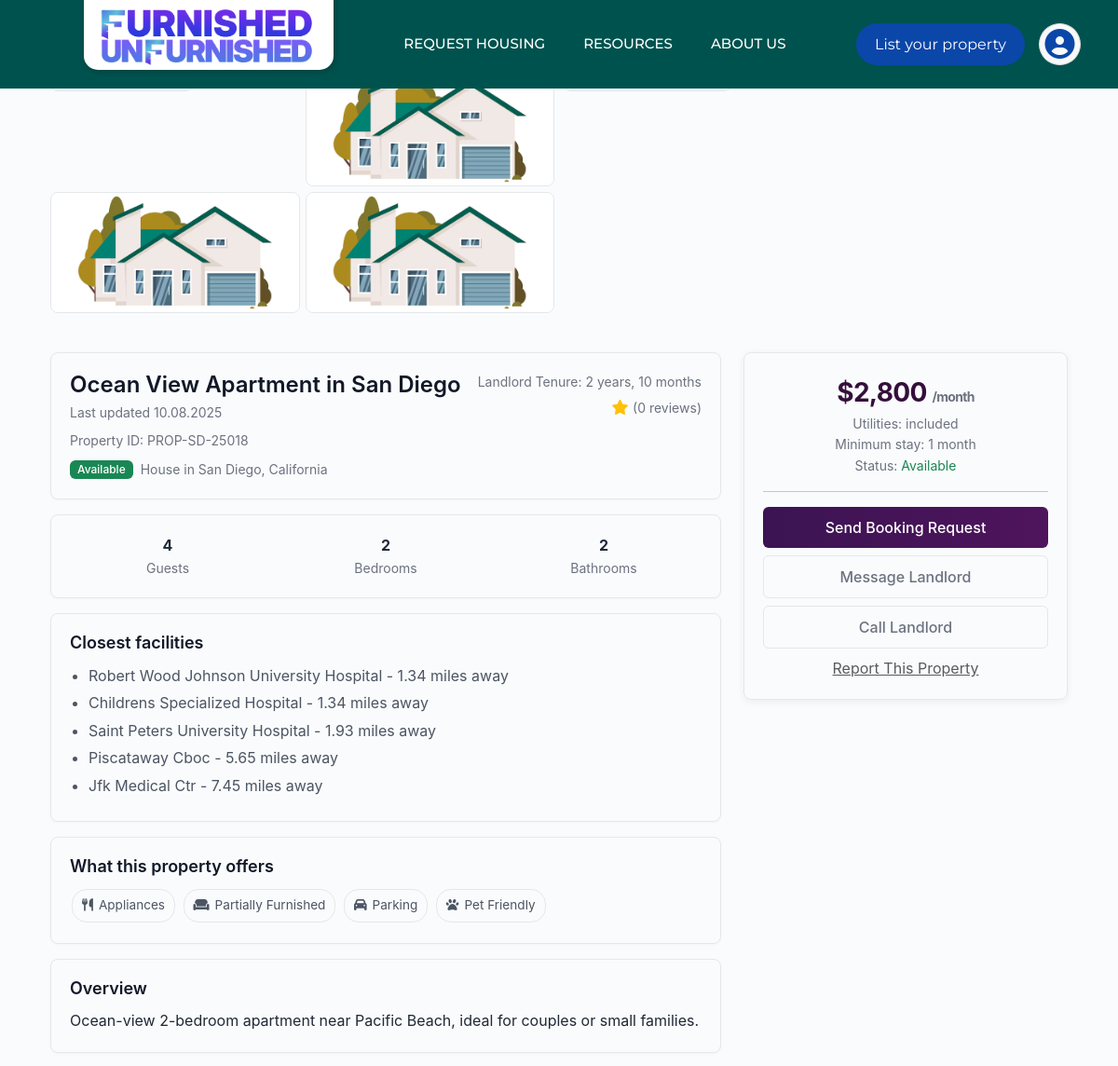
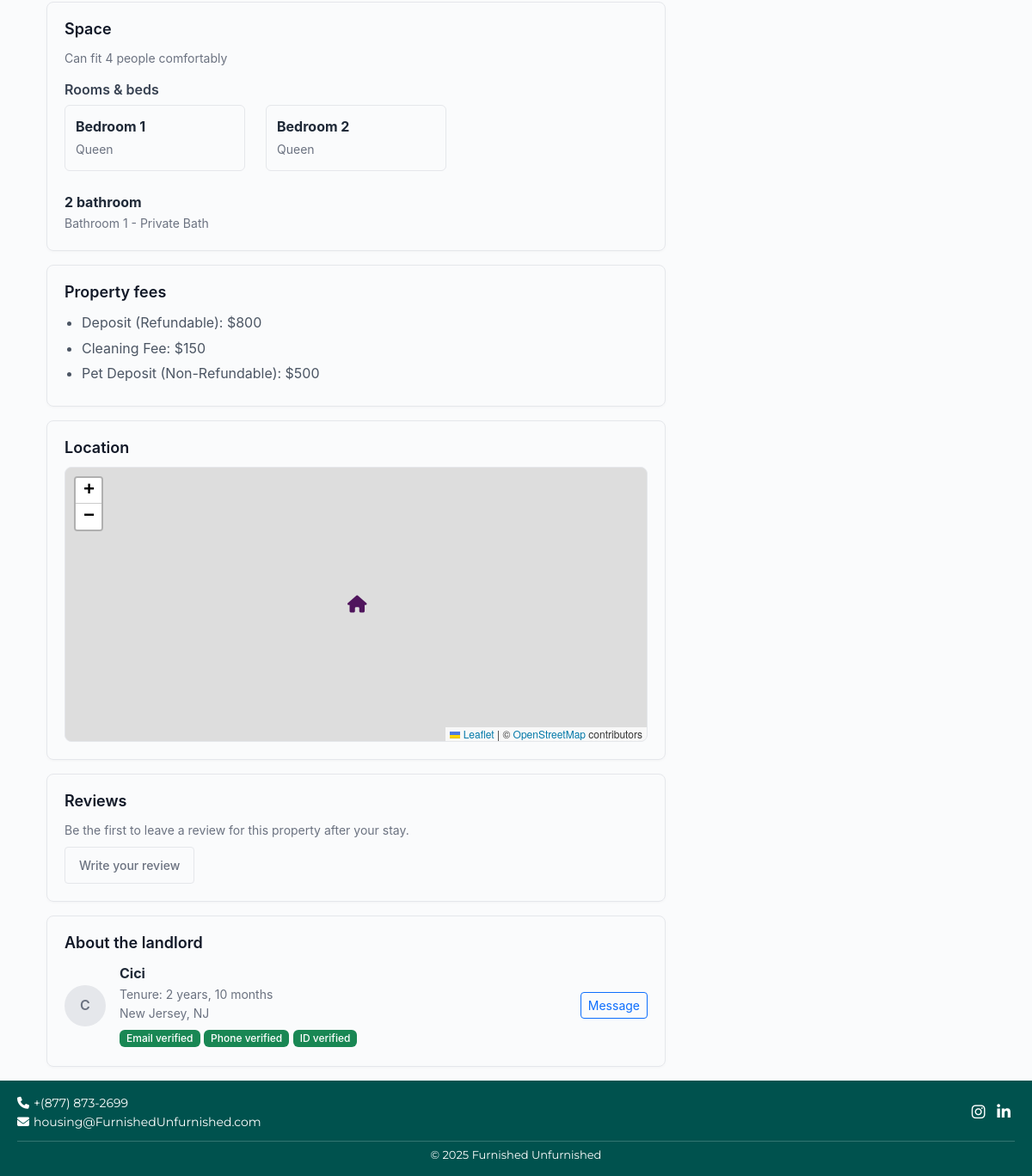
Screenshot of /view_property.php?property_code=PROP-SD-25018 with the database file from the repository (2 pictures, top to bottom).
### tables this page shows
CREATE TABLE `property` (
  `intake_id` int(11) NOT NULL,
  `account_number` varchar(50) NOT NULL,
  `street` varchar(255) DEFAULT NULL,
  `barangay` varchar(255) DEFAULT NULL,
  `city` varchar(255) DEFAULT NULL,
  `province` varchar(255) DEFAULT NULL,
  `postal_code` varchar(20) DEFAULT NULL,
  `beds` int(11) DEFAULT 0,
  `baths` int(11) DEFAULT 0,
  `bedrooms` int(12) DEFAULT NULL,
  `guests` int(12) DEFAULT NULL,
  `levels` int(11) DEFAULT 1,
  `property_type` varchar(100) DEFAULT NULL,
  `place_access_type` enum('Entire place','Private room','Shared room') DEFAULT NULL,
  `available_on` date DEFAULT NULL,
  `casita_inlaw_suite` enum('Yes','No') DEFAULT 'No',
  `furnishing` enum('Fully Furnished','Partially Furnished','Unfurnished') DEFAULT NULL,
  `bed_sizes` varchar(255) DEFAULT NULL,
  `insurance_provides_kitchenwares` enum('Yes','No') DEFAULT 'No',
  `appliances` varchar(255) DEFAULT NULL,
  `parking_spaces` int(11) DEFAULT 0,
  `parking_description` varchar(255) DEFAULT NULL,
  `utilities` longtext DEFAULT NULL CHECK (json_valid(`utilities`)),
  `pets_allowed` enum('Yes','No','Maybe') DEFAULT NULL,
  `monthly_rent` decimal(10,2) DEFAULT NULL,
  `security_deposit` decimal(10,2) DEFAULT NULL,
  `move_in_fees` enum('Cleaning Fee','Pet Fee','Other') DEFAULT NULL,
  `application_needed` enum('Yes','No') DEFAULT 'No',
  `renters_insurance_required` enum('Yes','No') DEFAULT 'No',
  `application_fee` decimal(10,2) DEFAULT NULL,
  `ntv_days` int(11) DEFAULT 30,
  `description` text DEFAULT NULL,
  `date_created` timestamp NOT NULL DEFAULT current_timestamp(),
  `property_code` varchar(25) NOT NULL,
  `latitude` decimal(10,8) DEFAULT NULL,
  `longitude` decimal(11,8) DEFAULT NULL,
  `property_title` varchar(255) NOT NULL,
  `is_approve` tinyint(1) DEFAULT 0
);

### view_property.php (the view, shortened to what this page needs)
<?php
include "includes/db.php";
$propertyCode = isset($_GET['property_code']) ? $_GET['property_code'] : (isset($_GET['intake_id']) ? $_GET['intake_id'] : '');
$property = null;
$images = [];
$amenities = [];
if (!empty($propertyCode)) {
    $sql = "SELECT * FROM property WHERE property_code = ? OR intake_id = ? OR account_number = ? LIMIT 1";
    $stmt = $conn->prepare($sql);
    $stmt->bind_param("sss", $propertyCode, $propertyCode, $propertyCode);
    $stmt->execute();
    $res = $stmt->get_result();
    if ($res && $res->num_rows > 0) {
        $property = $res->fetch_assoc();
    }
}
if ($property) {
    $imgSql = "SELECT * FROM property_images WHERE property_code = ? ORDER BY image_order ASC, id ASC";
    $imgStmt = $conn->prepare($imgSql);
    $imgStmt->bind_param("s", $property['property_code']);
    $imgStmt->execute();
    $imgRes = $imgStmt->get_result();
    while ($r = $imgRes->fetch_assoc()) {
        $images[] = $r;
    }
}
?>
<!doctype html>
<html lang="en">
<head>
  <link href="https://cdn.jsdelivr.net/npm/bootstrap@5.3.0/dist/css/bootstrap.min.css" rel="stylesheet">
  <link href="https://cdnjs.cloudflare.com/ajax/libs/font-awesome/6.5.0/css/all.min.css" rel="stylesheet">
  <link rel="stylesheet" href="https://unpkg.com/leaflet@1.9.4/dist/leaflet.css" />
</head>
<body>
  <div class="nav-desktop"><?php include 'navbar.php'; ?></div>
  <div class="nav-mobile"><?php include 'nav-mobile.php'; ?></div>
  <div class="container page-container">
    <?php if (!$property): ?>
      <div class="alert alert-warning">No property found. Pass <code>?property_code=...</code> in the URL.</div>
    <?php else: ?>
    <div class="images-grid">
      <div class="images-left">
        <?php
          for ($i = 0; $i < 4; $i++):
            $imgSrc = isset($images[$i]) && !empty($images[$i]['image_path']) ? $images[$i]['image_path'] : 'uploads/default-property.image.jpg';
        ?>
          <div><img src="<?php echo htmlspecialchars($imgSrc); ?>" alt="property-image-<?php echo $i; ?>" loading="lazy"></div>
        <?php endfor; ?>
      </div>
      <div class="images-right">
      </div>
    </div>
    <div class="row g-4">
      <div class="col-lg-8">
        <div class="content-card">
          <div class="d-flex justify-content-between align-items-start">
            <div class="flex-grow-1">
              <h2 class="mb-1"><?php echo htmlspecialchars($property['property_title'] ?: 'Property Title'); ?></h2>
              <div class="meta-small mb-2">Last updated <?php echo !empty($property['date_created']) ? date('m.d.Y', strtotime($property['date_created'])) : date('m.d.Y'); ?></div>
              <div class="muted mb-2">Property ID: <?php echo htmlspecialchars($property['property_code']); ?></div>
              <div class="d-flex align-items-center gap-2">
                <span class="badge bg-success">Available</span>
                <small class="muted">House in <?php echo htmlspecialchars($property['city'] . ', ' . $property['province']); ?></small>
              </div>
            </div>
            <div class="text-end ms-3">
              <div class="muted small">Landlord Tenure: 2 years, 10 months</div>
              <div class="mt-1"><i class="fas fa-star text-warning"></i> <small class="muted">(0 reviews)</small></div>
            </div>
          </div>
        </div>
        <div class="content-card">
          <div class="row text-center">
            <div class="col-4">
              <strong class="d-block"><?php echo htmlspecialchars($property['guests'] ?: '—'); ?></strong>
              <div class="muted small">Guests</div>
            </div>
            <div class="col-4">
              <strong class="d-block"><?php echo htmlspecialchars($property['bedrooms'] ?: $property['beds'] ?: '—'); ?></strong>
              <div class="muted small">Bedrooms</div>
            </div>
            <div class="col-4">
              <strong class="d-block"><?php echo htmlspecialchars($property['baths'] ?: '—'); ?></strong>
              <div class="muted small">Bathrooms</div>
            </div>
          </div>
        </div>
        <div class="content-card">
          <h5>Closest facilities</h5>
          <ul>
            <li>Robert Wood Johnson University Hospital - 1.34 miles away</li>
            <li>Childrens Specialized Hospital - 1.34 miles away</li>
            <li>Saint Peters University Hospital - 1.93 miles away</li>
            <li>Piscataway Cboc - 5.65 miles away</li>
            <li>Jfk Medical Ctr - 7.45 miles away</li>
          </ul>
        </div>
        <div class="content-card">
          <h5>What this property offers</h5>
          <div class="mt-2">
            <?php if (!empty($amenities)): ?>
              <?php foreach ($amenities as $am): ?>
                <span class="amenity-pill"><i class="fas fa-check text-success"></i> <?php echo htmlspecialchars($am['amenity_name']); ?></span>
              <?php endforeach; ?>
            <?php else: ?>
              <?php if (!empty($property['appliances'])): ?>
                <span class="amenity-pill"><i class="fas fa-utensils"></i> Appliances</span>
              <?php endif; ?>
              <?php if (!empty($property['furnishing']) && $property['furnishing'] !== 'Unfurnished'): ?>
                <span class="amenity-pill"><i class="fas fa-couch"></i> <?php echo htmlspecialchars($property['furnishing']); ?></span>
              <?php endif; ?>
              <?php if (!empty($property['parking_spaces'])): ?>
                <span class="amenity-pill"><i class="fas fa-car"></i> Parking</span>
              <?php endif; ?>
              <?php if (!empty($property['pets_allowed']) && strtolower($property['pets_allowed']) === 'yes'): ?>
                <span class="amenity-pill"><i class="fas fa-paw"></i> Pet Friendly</span>
              <?php endif; ?>
            <?php endif; ?>
          </div>
        </div>
        <div class="content-card">
          <h5>Overview</h5>
          <p class="mb-0"><?php echo nl2br(htmlspecialchars($property['description'] ?: 'No description available.')); ?></p>
        </div>
        <div id="rooms-anchor" class="content-card">
          <h5>Space</h5>
          <p class="muted mb-3">Can fit <?php echo htmlspecialchars($property['guests'] ?: '—'); ?> people comfortably</p>
          <h6>Rooms & beds</h6>
          <div class="row">
            <?php
              $bedCount = intval($property['bedrooms'] ?: $property['beds'] ?: 0);
              for ($i = 1; $i <= $bedCount; $i++):
            ?>
              <div class="col-md-4">
                <div class="room-card">
                  <strong class="d-block">Bedroom <?php echo $i; ?></strong>
                  <small class="muted">
                    <?php
                      if (!empty($property['bed_sizes'])) {
                          $sizes = explode(',', $property['bed_sizes']);
                          echo htmlspecialchars(trim($sizes[$i-1] ?? $sizes[0] ?? 'Queen Bed'));
                      } else {
                          echo ($i < 3) ? 'Queen Bed' : 'Double (Full) Bed';
                      }
                    ?>
                  </small>
                </div>
              </div>
            <?php endfor; ?>
          </div>
          <div class="mt-3">
            <strong><?php echo htmlspecialchars($property['baths'] ?: '1'); ?> bathroom</strong>
            <div class="muted">Bathroom 1 - Private Bath</div>
          </div>
        </div>
        <div id="fees-anchor" class="content-card">
          <h5>Property fees</h5>
          <ul>
            <?php
              $security_deposit = $property['security_deposit'] ?? null;
              $move_in_fees = $property['move_in_fees'] ?? null;
              $pet_deposit = $property['pet_deposit'] ?? null;
              function safe_number_format($value, $fallback = 0) {
                  return is_numeric($value) ? number_format((float)$value) : number_format((float)$fallback);
              }
              $hasFees = is_numeric($security_deposit) || is_numeric($move_in_fees) || is_numeric($pet_deposit);
              if ($hasFees) {
            ?>
              <li>Deposit (Refundable): $<?php echo htmlspecialchars(safe_number_format($security_deposit, 1700)); ?></li>
              <li>Cleaning Fee: $<?php echo htmlspecialchars(safe_number_format($move_in_fees, 150)); ?></li>
              <li>Pet Deposit (Non-Refundable): $<?php echo htmlspecialchars(safe_number_format($pet_deposit, 500)); ?></li>
            <?php } else { ?>
              <li>Deposit (Refundable): $2,000</li>
              <li>Cleaning Fee: $150</li>
              <li>Pet Deposit (Non-Refundable): $500</li>
            <?php } ?>
          </ul>
        </div>
        <div class="content-card">
          <h5>Location</h5>
          <div id="map"></div>
        </div>
        <div class="content-card">
          <h5>Reviews</h5>
          <p class="muted mb-2">Be the first to leave a review for this property after your stay.</p>
          <a href="#" class="btn btn-outline-secondary btn-sm">Write your review</a>
        </div>
        <div class="content-card">
          <h5>About the landlord</h5>
          <div class="d-flex align-items-center gap-3">
            <div style="width:48px;height:48px;border-radius:50%;background:#e5e7eb;display:flex;align-items:center;justify-content:center;font-weight:600;color:#6b7280;">C</div>
            <div class="flex-grow-1">
              <div class="fw-bold">Cici</div>
              <div class="muted small">Tenure: 2 years, 10 months</div>
              <div class="muted small">New Jersey, NJ</div>
              <div class="mt-1">
                <span class="badge bg-success">Email verified</span>
                <span class="badge bg-success">Phone verified</span>
                <span class="badge bg-success">ID verified</span>
              </div>
            </div>
            <div>
              <a href="#" class="btn btn-outline-primary btn-sm">Message</a>
            </div>
          </div>
        </div>
      </div>
      <div class="col-lg-4">
        <div id="booking-card" class="sticky-card">
          <div class="text-center mb-3">
            <div class="price">$<?php echo number_format($property['monthly_rent'] ?? 3600); ?> <small class="muted">/month</small></div>
            <div class="muted small">Utilities: <?php echo !empty($property['utilities']) ? htmlspecialchars($property['utilities']) : 'included'; ?></div>
            <div class="muted small">Minimum stay: 1 month</div>
            <div class="muted small">Status: <span class="text-success">Available</span></div>
          </div>
          <hr class="my-3">
          <div class="d-grid gap-2">
            <button class="btn btn-primary btn-primary-custom">Send Booking Request</button>
            <a href="#" class="btn btn-outline-secondary">Message Landlord</a>
            <a href="tel:<?php echo htmlspecialchars($property['account_number'] ?? ''); ?>" class="btn btn-outline-dark">Call Landlord</a>
            <button class="btn btn-link text-muted p-0 small">Report This Property</button>
          </div>
        </div>
      </div>
    </div>
    <?php endif; ?>
  </div>
  <?php include 'footer.php'; ?>
</body>
</html>

### footer.php (style rules this page uses)
html, body { height: 100%; margin: 0; padding: 0; }
body { display: flex; flex-direction: column; min-height: 100vh; position: relative; }

### rows the page displays
property: property_title "Ocean View Apartment in San Diego", date_created "10.08.2025", property_code "PROP-SD-25018", city+province "San Diego, California", guests "4", bedrooms "2", baths "2", furnishing "Partially Furnished", description "Ocean-view 2-bedroom apartment near Pacific Beach, ideal for couples or small families.", bed_sizes "Queen", security_deposit "800", move_in_fees "150", monthly_rent "2,800"

### other values shown
safe_number_format($pet_deposit, 500) "500"
